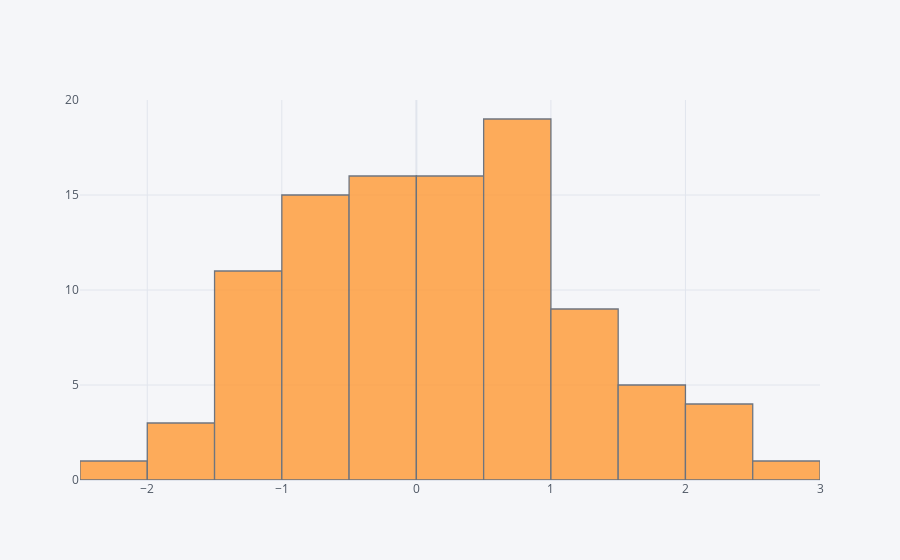

The code cell stored with this chart in its notebook:
### Markdown cell above
## histogram

### Code cell
df['A'].iplot(kind='hist',bins=25)

### Figure 1 — Plotly figure (JSON) as saved in the notebook; plotly's stock layout.template omitted (floating-point values rounded to 4 significant figures)
{"data": [{"histfunc": "count", "histnorm": "", "marker": {"color": "rgba(255, 153, 51, 1.0)", "line": {"color": "#4D5663", "width": 1.3}}, "name": "A", "nbinsx": 25, "opacity": 0.8, "orientation": "v", "type": "histogram", "x": [-0.6077, 1.259, 0.167, 0.9887, 0.4205, -0.281, 1.421, -0.1622, 0.5296, -0.4206, -0.1634, 0.1676, -0.281, 0.452, -0.7964, 0.008125, -0.9654, -0.9224, 1.698, -1.133, 0.5441, -1.433, 0.2796, -0.8128, -1.183, 0.9193, 0.005031, 0.4941, 1.52, -0.8444, -0.08104, 1.669, -0.7572, -0.8487, -0.07545, -0.09435, -0.4123, 0.1434, -0.8541, -0.4638, -1.412, -1.085, 0.6879, -0.6694, -0.03364, 0.5387, 0.1616, -0.4543, -0.8902, 2.142, -0.2857, 2.779, 0.6188, -2.459, 0.09684, 1.879, 0.5593, 0.2678, -1.298, 1.101, 0.453, -0.5322, 0.7539, 0.9501, 1.09, -1.467, -1.842, 1.338, -1.516, 0.8078, 0.05797, -0.7442, 0.322, -0.07642, 1.272, 1.211, -0.2952, -1.484, 2.004, 0.7641, 1.169, 1.029, 0.5228, 0.07141, 0.7725, 0.5141, 0.7331, -1.434, -0.1, -0.7328, 1.967, -1.163, 0.8406, -1.421, -1.861, 0.564, 2.384, 2.476, -0.5354, 0.7259]}], "layout": {"barmode": "overlay", "legend": {"bgcolor": "#F5F6F9", "font": {"color": "#4D5663"}}, "paper_bgcolor": "#F5F6F9", "plot_bgcolor": "#F5F6F9", "title": {"font": {"color": "#4D5663"}}, "xaxis": {"gridcolor": "#E1E5ED", "showgrid": true, "tickfont": {"color": "#4D5663"}, "title": {"font": {"color": "#4D5663"}, "text": ""}, "zerolinecolor": "#E1E5ED"}, "yaxis": {"gridcolor": "#E1E5ED", "showgrid": true, "tickfont": {"color": "#4D5663"}, "title": {"font": {"color": "#4D5663"}, "text": ""}, "zerolinecolor": "#E1E5ED"}}}
